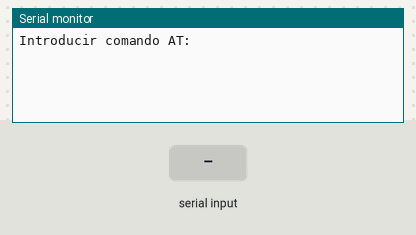
The sketch below on a simulated Arduino Uno, built with avr-gcc and run on an emulated ATmega328P. On the bench: the last lines printed to the serial monitor. The test bench sets the inputs (shaded band).

Above: at 2.2 s.
2.3 s: "1" received over the second serial link
At 2.7 s:
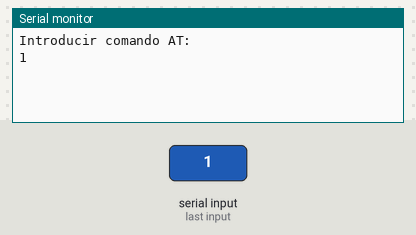
3.8 s: "0" received over the second serial link
At 5.0 s:
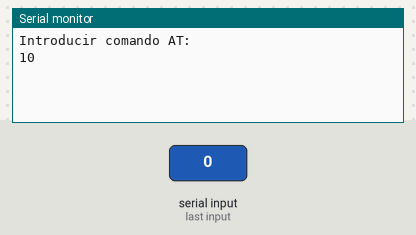

Measured:
- after the input at 2.3 s, the serial monitor: prints a new line at once (image 1)
- after the input at 3.8 s, the serial monitor: prints a new line at once (image 2)

The sketch:

comandosAT2.ino
```cpp
/*
 *  Author: Jose Luis Villarejo Muñoz
 *  Date  : Enero 2014
 *
 * Programa para la comunicación entre arduino y un módulo Bluetooth
 * a traves del Monitor Serial de Arduino
 */

//Utilizamos la librería SoftwareSerial.h para poder utilizar otros
//pines para la comunicación serie
#include <SoftwareSerial.h>

//Determinamos que los pines para la comunicación son el 10 y el 11
#define RxD 10
#define TxD 11

//Definimos el pin 3 para conertar la alimentación (Vcc) de nuestro
//módulo Bluetooth, de esta forma lo podemos encender y apagar desde
//el programa.
#define RST 3

//El pin 4 lo conectaremos al pin KEY del modulo Bluetooth en el caso
//de utilizar un HC-05, si el módulo que tenemos es un HC-06 no se usa
#define KEY 4

//Definimos los pines para la comunicación Bluetooth
SoftwareSerial BTSerial(RxD, TxD);

void setup()
{

  pinMode(RST, OUTPUT);
  pinMode(KEY, OUTPUT);
  digitalWrite(RST, LOW);
  digitalWrite(KEY, HIGH);
  digitalWrite(RST, HIGH);

  delay(500);

  BTSerial.flush();
  delay(500);
//  BTSerial.begin(38400);
  BTSerial.begin(9600);
  Serial.begin(9600);
  Serial.println("Introducir comando AT:");
  delay(10);
}

void loop()
{
 //Leemos del módulo Bluetooth y lo enviamos al Serial Monitor
  if (BTSerial.available())
    Serial.write(BTSerial.read());

//leemos los comandos AT desde el Serial Monitor y los enviamos al módulo Bluetooth
  if (Serial.available())
    BTSerial.write(Serial.read());

}
```
